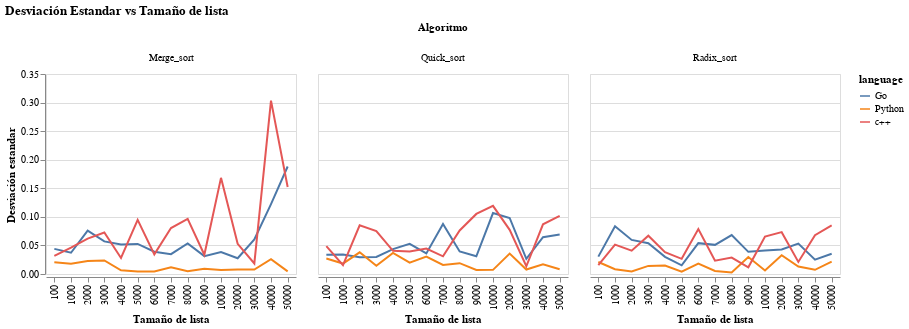

Notebook code cell kept with this figure:
### Code cell
alt.Chart(data_2, title='Desviación Estandar vs Tamaño de lista').mark_line().encode(
    alt.X('muestra:O', title='Tamaño de lista'),
    alt.Y('std:Q',title='Desviación estandar'),
    alt.Color('language'),
    alt.Column('model', title='Algoritmo'),
    tooltip = alt.Tooltip(['mean:Q','muestra:Q']),
    #detail='model'
).transform_filter(
    alt.FieldOneOfPredicate(field='model', oneOf=['Radix_sort','Merge_sort','Quick_sort']),#'Insertion_sort'])
    #alt.FieldOneOfPredicate(field='language', oneOf=['Go']),
).properties(
    width=250,
    height=200
)

### Figure 1 — Vega-Lite specification as saved in the notebook (floating-point values rounded to 4 significant figures; data arrays with more than 128 entries replaced by an {"elided": "..."} marker saying what was removed)
{"config": {"view": {"continuousWidth": 400, "continuousHeight": 300}}, "data": {"name": "data-64db81451e9ac3682f5c778b677742b6"}, "mark": "line", "encoding": {"color": {"field": "language", "type": "nominal"}, "column": {"field": "model", "title": "Algoritmo", "type": "nominal"}, "tooltip": [{"field": "mean", "type": "quantitative"}, {"field": "muestra", "type": "quantitative"}], "x": {"field": "muestra", "title": "Tamaño de lista", "type": "ordinal"}, "y": {"field": "std", "title": "Desviación estandar", "type": "quantitative"}}, "height": 200, "title": "Desviación Estandar vs Tamaño de lista", "transform": [{"filter": {"field": "model", "oneOf": ["Radix_sort", "Merge_sort", "Quick_sort"]}}], "width": 250, "$schema": "https://vega.github.io/schema/vega-lite/v4.17.0.json", "datasets": {"data-64db81451e9ac3682f5c778b677742b6": {"elided": "180 records"}}}
